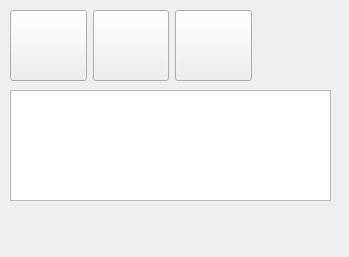
<?xml version="1.0" encoding="UTF-8"?>
<ui version="4.0">
 <class>Dialog</class>
 <widget class="QDialog" name="Dialog">
  <property name="windowModality">
   <enum>Qt::NonModal</enum>
  </property>
  <property name="geometry">
   <rect>
    <x>0</x>
    <y>0</y>
    <width>349</width>
    <height>257</height>
   </rect>
  </property>
  <property name="windowTitle">
   <string>Dialog</string>
  </property>
  <widget class="QListWidget" name="listWidget">
   <property name="geometry">
    <rect>
     <x>10</x>
     <y>90</y>
     <width>321</width>
     <height>111</height>
    </rect>
   </property>
   <property name="sortingEnabled">
    <bool>true</bool>
   </property>
  </widget>
  <widget class="QWidget" name="layoutWidget">
   <property name="geometry">
    <rect>
     <x>10</x>
     <y>10</y>
     <width>242</width>
     <height>71</height>
    </rect>
   </property>
   <layout class="QHBoxLayout" name="horizontalLayout">
    <property name="sizeConstraint">
     <enum>QLayout::SetMinAndMaxSize</enum>
    </property>
    <item>
     <widget class="QPushButton" name="pushLeft">
      <property name="sizePolicy">
       <sizepolicy hsizetype="Expanding" vsizetype="Expanding">
        <horstretch>0</horstretch>
        <verstretch>0</verstretch>
       </sizepolicy>
      </property>
      <property name="focusPolicy">
       <enum>Qt::ClickFocus</enum>
      </property>
      <property name="toolTip">
       <string>exit dialog</string>
      </property>
      <property name="text">
       <string/>
      </property>
      <property name="iconSize">
       <size>
        <width>60</width>
        <height>60</height>
       </size>
      </property>
      <property name="autoDefault">
       <bool>false</bool>
      </property>
     </widget>
    </item>
    <item>
     <widget class="QPushButton" name="pushCentre">
      <property name="sizePolicy">
       <sizepolicy hsizetype="Expanding" vsizetype="Expanding">
        <horstretch>0</horstretch>
        <verstretch>0</verstretch>
       </sizepolicy>
      </property>
      <property name="focusPolicy">
       <enum>Qt::ClickFocus</enum>
      </property>
      <property name="toolTip">
       <string>accept selection</string>
      </property>
      <property name="text">
       <string/>
      </property>
      <property name="iconSize">
       <size>
        <width>60</width>
        <height>60</height>
       </size>
      </property>
      <property name="autoDefault">
       <bool>false</bool>
      </property>
     </widget>
    </item>
    <item>
     <widget class="QPushButton" name="pushRight">
      <property name="sizePolicy">
       <sizepolicy hsizetype="Expanding" vsizetype="Expanding">
        <horstretch>0</horstretch>
        <verstretch>0</verstretch>
       </sizepolicy>
      </property>
      <property name="focusPolicy">
       <enum>Qt::ClickFocus</enum>
      </property>
      <property name="toolTip">
       <string>accept selection</string>
      </property>
      <property name="text">
       <string/>
      </property>
      <property name="iconSize">
       <size>
        <width>60</width>
        <height>60</height>
       </size>
      </property>
      <property name="autoDefault">
       <bool>false</bool>
      </property>
     </widget>
    </item>
   </layout>
  </widget>
 </widget>
 <resources/>
 <connections/>
</ui>
